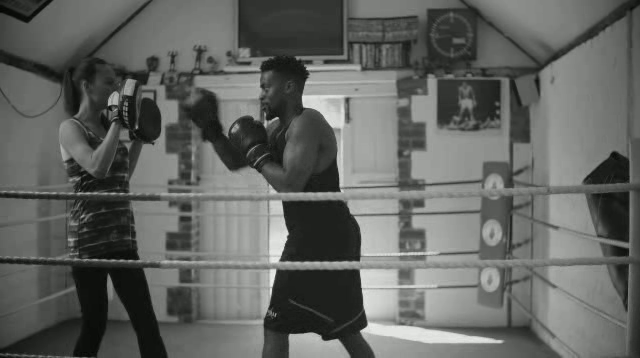
#> input picture frame 30 of tarea3/Resultados/from_30_to_60/spline-lineal_equi.mp4, 640 x 358 px, given in place of video_5fps.mp4, which was not available
$ jupyter execute Tarea3.ipynb   (shell and % lines are left out)   (text cells are left out)
#> lines starting #> are read from the running program, lines starting #| are printed output that depends on the picture; pictures that were not available may be replaced by others from this repository, and a replacement may not be noted
[cell 1]
from __future__ import print_function
import numpy as np
#pip3 install imutils
import imutils
#pip3 install opencv-python
import cv2
import matplotlib.pyplot as plt
import scipy.interpolate as scp
import base64
from IPython.display import HTML

from ipywidgets import interact, interactive, fixed, interact_manual, IntSlider
import ipywidgets as widgets
from scipy import interpolate
from scipy.interpolate import CubicSpline, BarycentricInterpolator, lagrange
import sympy as sp
import os

[cell 2]
'''
Carga de video a matriz de [height, width, fps*seconds], dejando en escala de grises cada frame,
reduciendo su dimensionalidad.

Input:
    src_name: nombre (o path) de video de origen
    seconds: cantidad de tiempo en segundos a considerar del video de origen.

Output:
    frames: matriz de shape [height, width, fps*seconds], la cual contiene los frames del video original
    number_fps: frames por segundo del video original
'''
def video_to_matrix(src_name, seconds):
    # Se lee el video
#> called with src_name = 'video_5fps.mp4', seconds = 5
    stream = cv2.VideoCapture(src_name)

    # Dimension del video y fps
    height = round(stream.get(cv2.CAP_PROP_FRAME_HEIGHT))
    width = round(stream.get(cv2.CAP_PROP_FRAME_WIDTH))
    number_fps = stream.get(cv2.CAP_PROP_FPS)

    frames = np.zeros((height, width, round(number_fps)*seconds), dtype=np.float16)

    for i in range(round(number_fps)*seconds):
        # Leer el video hasta que no hayan más datos
        (grabbed, frame) = stream.read()
        if not grabbed:
            break

        # Leer el frame y cambiarlo a escala de grises
        frame = cv2.resize(frame, (width, height))
        frame = cv2.cvtColor(frame, cv2.COLOR_BGR2GRAY)
        frames[:,:,i] = frame
#> this loop made 31 passes
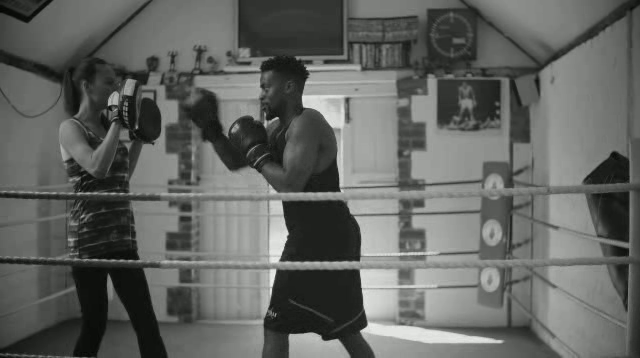
#> input picture frame 30 of tarea3/Resultados/from_30_to_60/spline-lineal_equi.mp4, 640 x 358 px, given in place of video_5fps.mp4, which was not available
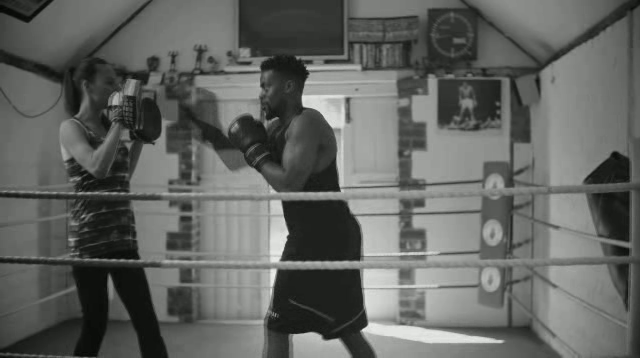
#> input picture frame 31 of tarea3/Resultados/from_30_to_60/spline-lineal_equi.mp4, 640 x 358 px, given in place of video_5fps.mp4, which was not available
#> pass 3, in video_to_matrix, `(grabbed, frame) = stream.read()`:
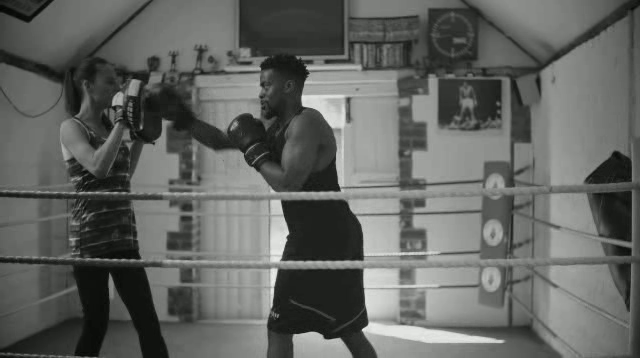
#> frame: shape (358, 640, 3); mean B, G, R 97.2, 100.2, 98.2

    return frames

$ run again, starting later in the video
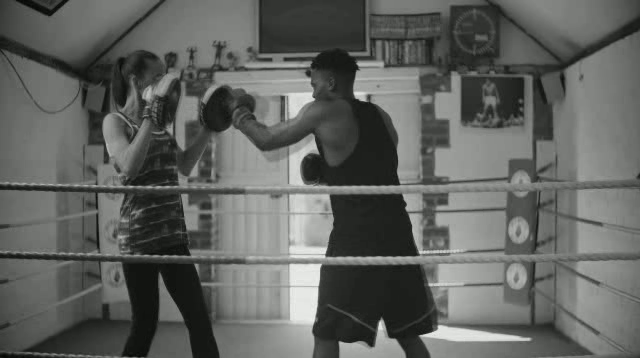
#> input picture frame 135 of tarea3/Resultados/from_30_to_60/spline-lineal_equi.mp4, 640 x 358 px, given in place of video_5fps.mp4, which was not available
#> the loop in video_to_matrix, `for i in range(round(number_fps)*seconds):` made 31 passes
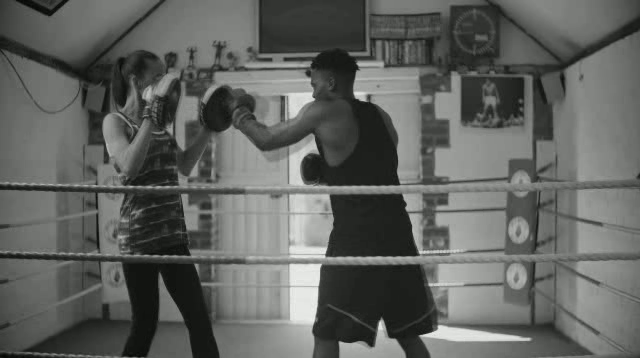
#> input picture frame 135 of tarea3/Resultados/from_30_to_60/spline-lineal_equi.mp4, 640 x 358 px, given in place of video_5fps.mp4, which was not available
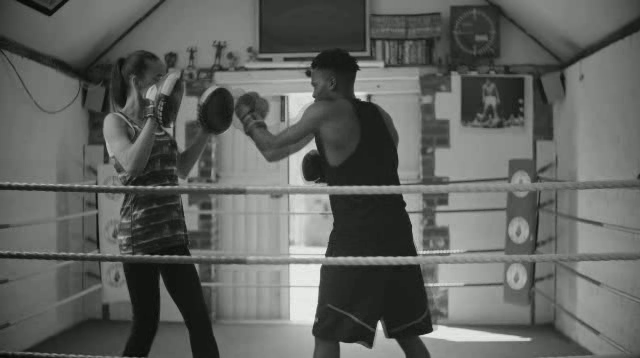
#> input picture frame 136 of tarea3/Resultados/from_30_to_60/spline-lineal_equi.mp4, 640 x 358 px, given in place of video_5fps.mp4, which was not available

$ run again, starting later in the video
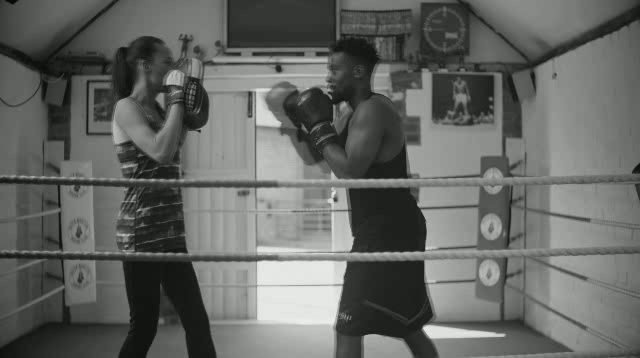
#> input picture frame 240 of tarea3/Resultados/from_30_to_60/spline-lineal_equi.mp4, 640 x 358 px, given in place of video_5fps.mp4, which was not available
#> the loop in video_to_matrix, `for i in range(round(number_fps)*seconds):` made 31 passes
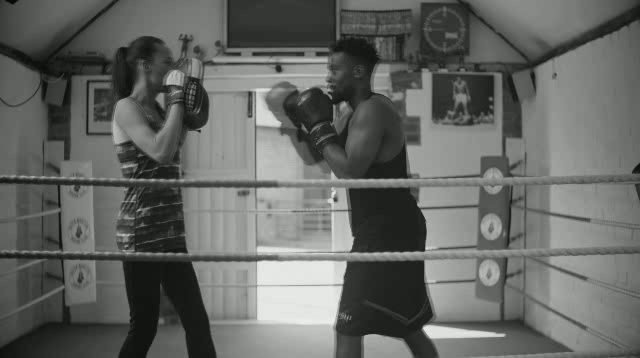
#> input picture frame 240 of tarea3/Resultados/from_30_to_60/spline-lineal_equi.mp4, 640 x 358 px, given in place of video_5fps.mp4, which was not available
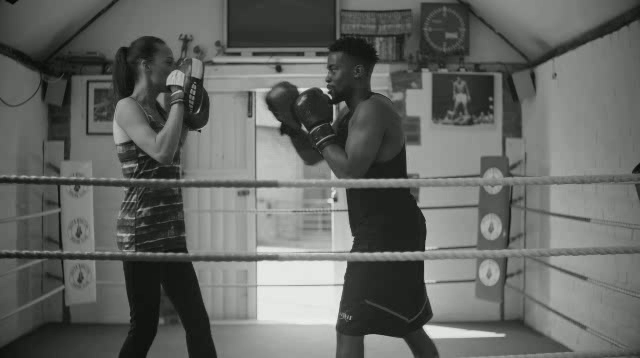
#> input picture frame 241 of tarea3/Resultados/from_30_to_60/spline-lineal_equi.mp4, 640 x 358 px, given in place of video_5fps.mp4, which was not available
#> pass 3, in video_to_matrix, `(grabbed, frame) = stream.read()`:
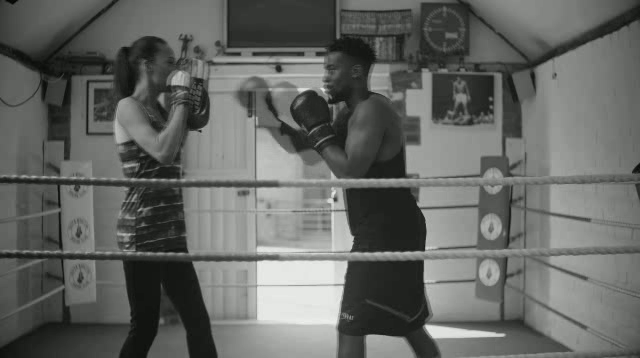
#> frame: shape (358, 640, 3); mean B, G, R 99.6, 102.6, 100.6
